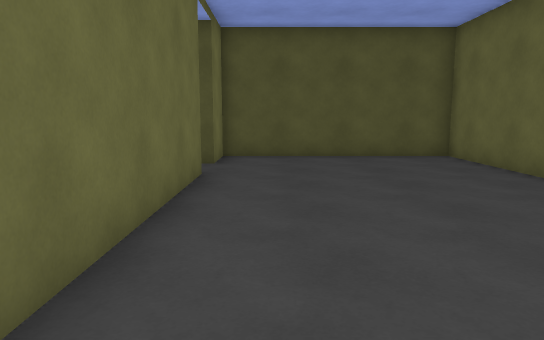
[1] (above)

15 first-person views from a walk through a Unity game level. The camera is 1.3 m above the floor, tilts 8° down and sees 70° across. The floor is counted in squares, 1 m on a side. Each view is taken from the middle of a square. On the plan, view 1 faces up. The plan holds only what a view shows up to about 16 squares ahead; the rest is blank. The player is left out. Door leaves are left out, so doorways stand open.

[2]
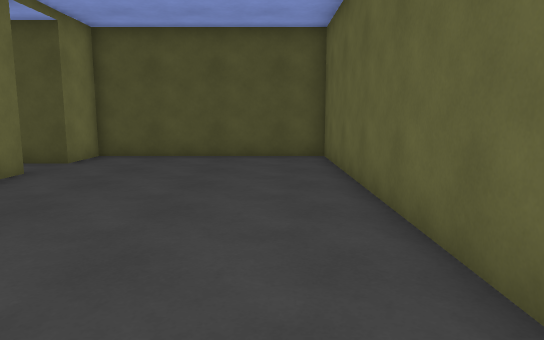

[3]
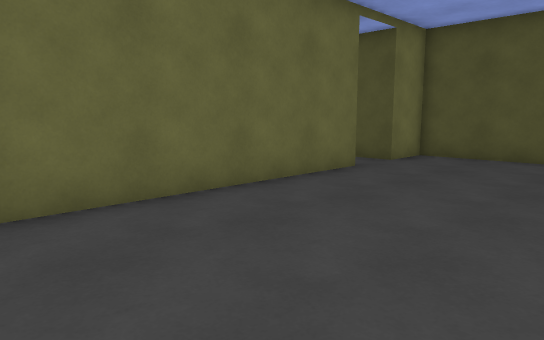

[4]
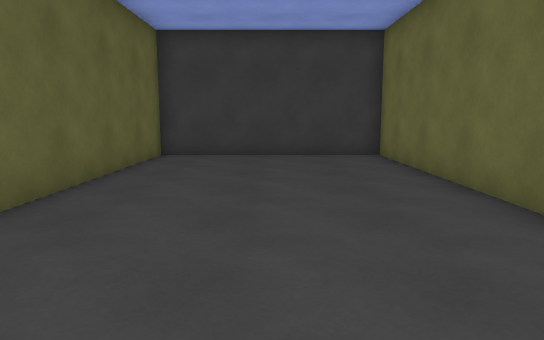

[5]
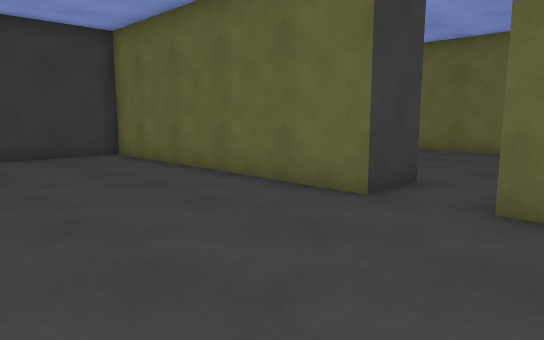

[6]
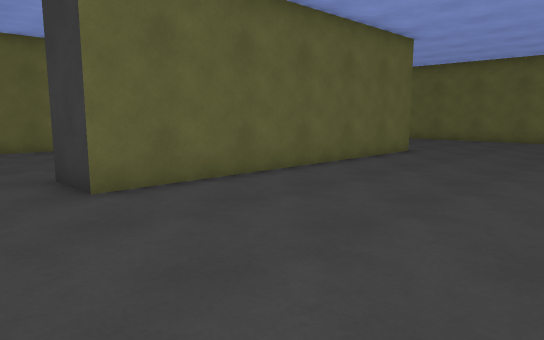

[7]
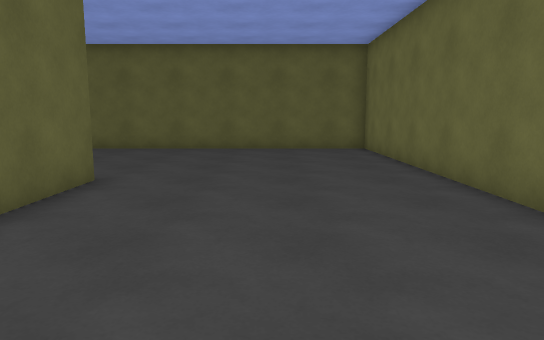

[8]
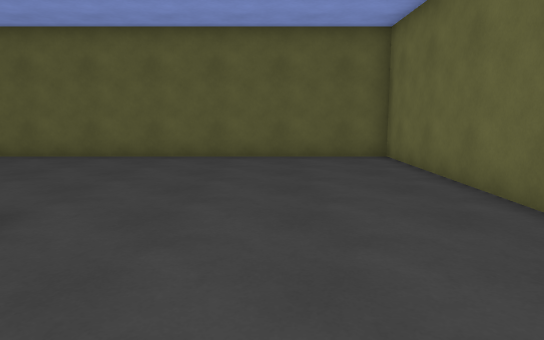

[9]
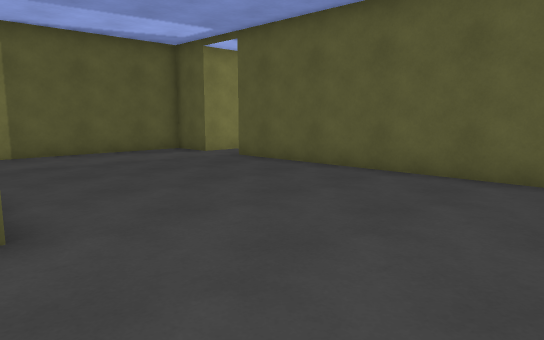

[10]
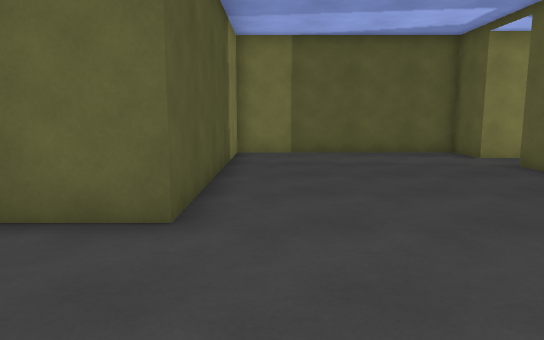

[11]
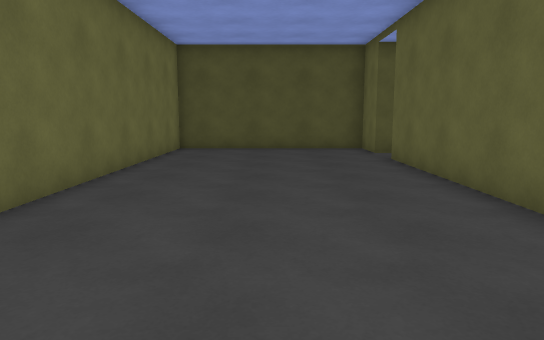

[12]
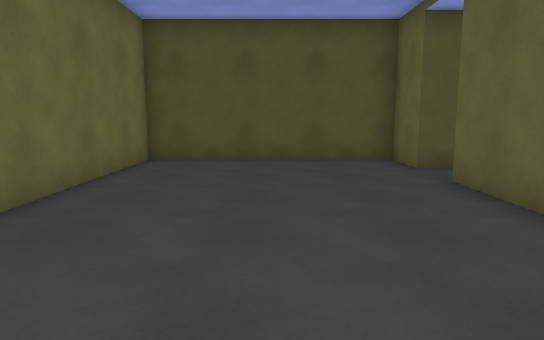

[13]
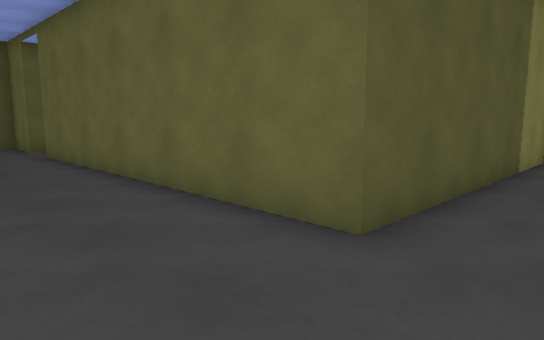

[14]
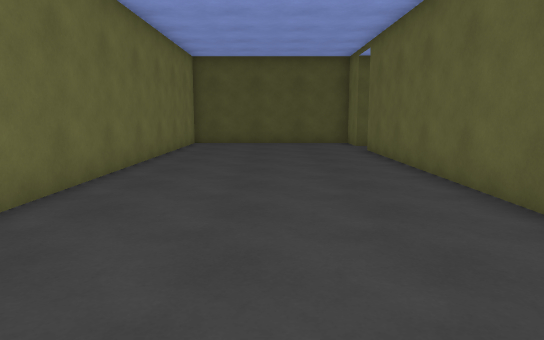

[15]
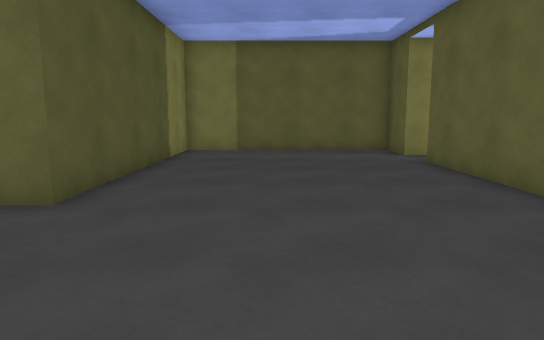

### Floor plan
Ten units are one square. View 1 is at (0, 0); x grows to the right and y downward. Boxes are objects, and circles mark ways between rooms. Rooms are numbered by the first view taken in them; rooms with no view inside come last. Other rooms are left out.
<svg viewBox="-112 -130 174 245">
<path fill="none" stroke="#000" d="M-16 -87 -16 9 57 9 57 -125 -16 -125 -16 -106M-34 -106 -34 -125 -107 -125 -107 104 20 104M39 104 57 104 57 28 -34 28 -34 -87"/>
<circle cx="-25" cy="-95" r="3" fill="#2a7"/>
<text x="20" y="-60">1</text>
<text x="-50" y="10">2</text>
</svg>
Room 1 opens to room 2.

Where each view was taken, in squares from view 1:
view 1: 0 up, 0 right, facing up
view 2: 0 up, 4 right, facing up
view 3: 0 up, 4 right, facing up-left
view 4: 12 up, 2 right, facing down
view 5: 12 up, 4 right, facing down-left
view 6: 11 up, 10 left, facing down-right
view 7: 5 up, 7 left, facing down
view 8: 2 up, 7 left, facing down
view 9: 2 down, 8 left, facing down-right
view 10: 4 down, 8 left, facing right
view 11: 3 down, 7 left, facing up
view 12: 1 up, 7 left, facing up
view 13: 5 down, 7 left, facing up-right
view 14: 6 down, 7 left, facing up
view 15: 6 down, 9 left, facing right
